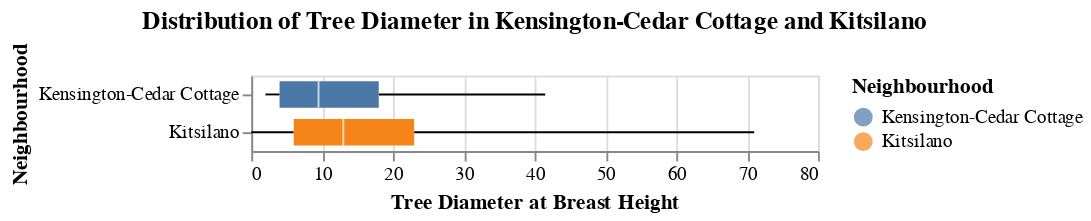

The cell this chart's notebook holds for it:
### Markdown cell above
Figure 2 shows us that Fraxinus is the third most planted genus in Kensington-Cedar Cottage. Pinus in Kitsilano is observed with 5 trees under the 10 tree count line where most data points lie. Kensington-Cedar Cottage shows slighly less diversity and higher preference for some genera. It is evident in this chart that most genera are planted less than 5 times, especially in Kitsilano. This shows that the city of Vancouver does value diversity when it comes to planting choices. This likely results in increased ecosystem resilience, including increased wildlife support around the ecosystem, complex interactions resulting in varied responses to stress, as well as many ecological niches being filled that help decrease risk to the area.

The most popular genus for both Kensington-Cedar Cottage and Kitsilano is Acer, which is the Maple genus. The second most popular in Kensington-Cedar Cottage and Kitsilano is Prunus, which includes the popular Cherry Blossom. The third most popular genre for the Kensington-Cedar Cottage neighbourhood is the Fraxinus genus, the preferred genus for the emerald ash borer. Lastly, the third most popular genre for the Kitsilano neighbourhood is the Tilia. Overall, Figure 2 implies a high level of genera diversity in both neighbourhoods, despite some genera being preferred over others. 

Having an understanding of the genera present in Kensington-Cedar Cottage and Kitsilano, it will also be helpful to investigate the diameter in these two neighbourhoods. This has high implications as in Kenginton-Cedar Cottage, larger-diameter Fraxinus trees would be especially pricey to treat from an emerald borer infestation, and highly costly to remove as well. Their loss would also likely signify the loss of significant canopy which provides shade in urban areas and important ecosytem services. In relation to Kitsilano, a larger diameter would signify larger biomass which represents larger fuel loads that may worsen wildfires, especially in the context of the flammable Pinus genus.

### Code cell
# Graph boxplot for diameter
boxplot = alt.Chart(top_neigh_df).mark_boxplot(extent='min-max').encode(
    x=alt.X('diameter:Q', title='Tree Diameter at Breast Height'),
    y=alt.Y('neighbourhood_name:N', title='Neighbourhood'),
    color=alt.Color('neighbourhood_name:N', title='Neighbourhood'),
    tooltip=['neighbourhood_name:N', 'diameter:Q']
).properties(
    title='Distribution of Tree Diameter in Kensington-Cedar Cottage and Kitsilano'
)

boxplot

### Figure 1 — Vega-Lite specification as saved in the notebook (floating-point values rounded to 4 significant figures; data arrays with more than 128 entries replaced by an {"elided": "..."} marker saying what was removed)
{"config": {"view": {"continuousWidth": 300, "continuousHeight": 300}}, "data": {"name": "data-c41c30c62411be184efd6bf044e7229d"}, "mark": {"type": "boxplot", "extent": "min-max"}, "encoding": {"color": {"field": "neighbourhood_name", "title": "Neighbourhood", "type": "nominal"}, "tooltip": [{"field": "neighbourhood_name", "type": "nominal"}, {"field": "diameter", "type": "quantitative"}], "x": {"field": "diameter", "title": "Tree Diameter at Breast Height", "type": "quantitative"}, "y": {"field": "neighbourhood_name", "title": "Neighbourhood", "type": "nominal"}}, "title": "Distribution of Tree Diameter in Kensington-Cedar Cottage and Kitsilano", "$schema": "https://vega.github.io/schema/vega-lite/v5.20.1.json", "datasets": {"data-c41c30c62411be184efd6bf044e7229d": {"elided": "644 records"}}}
